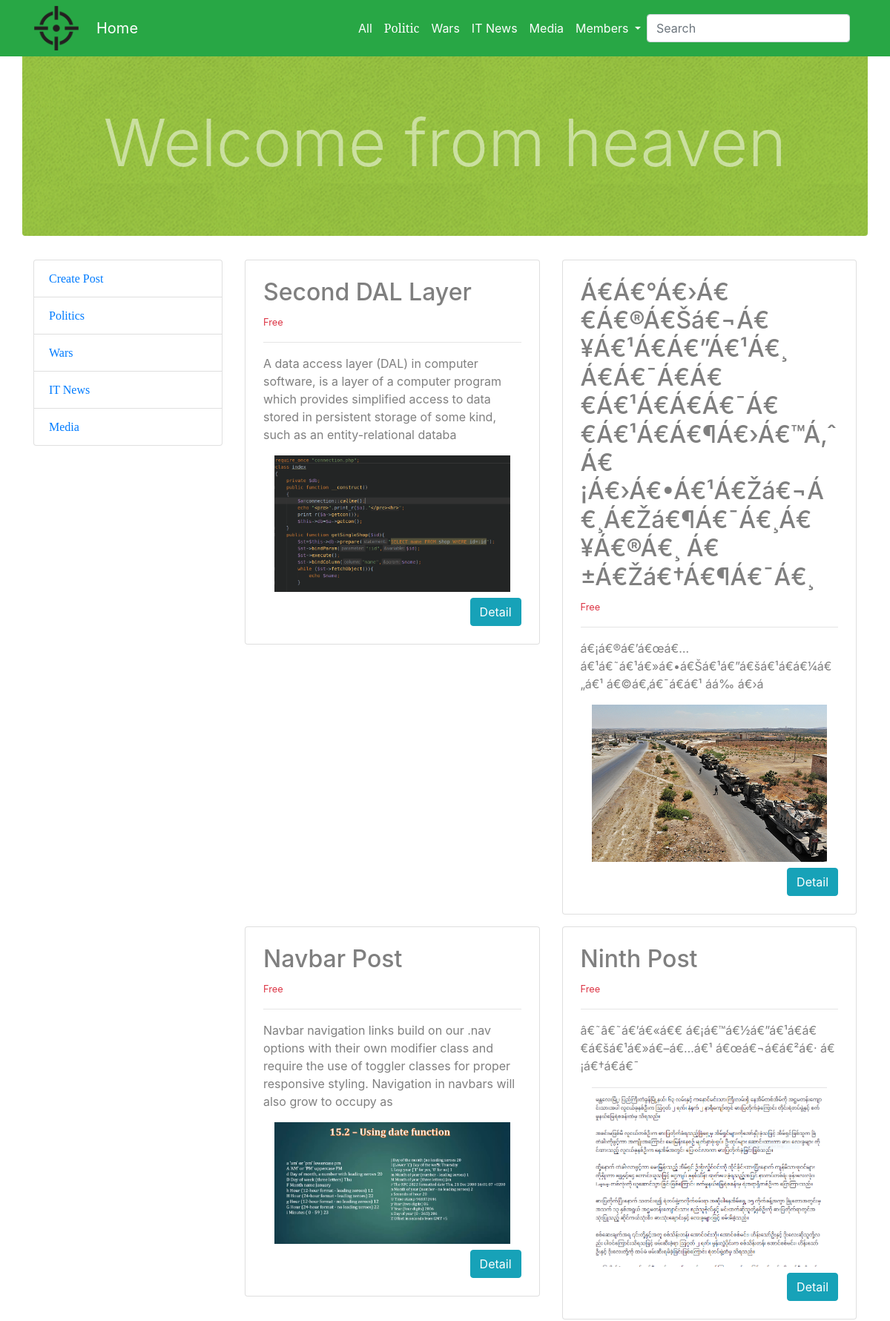
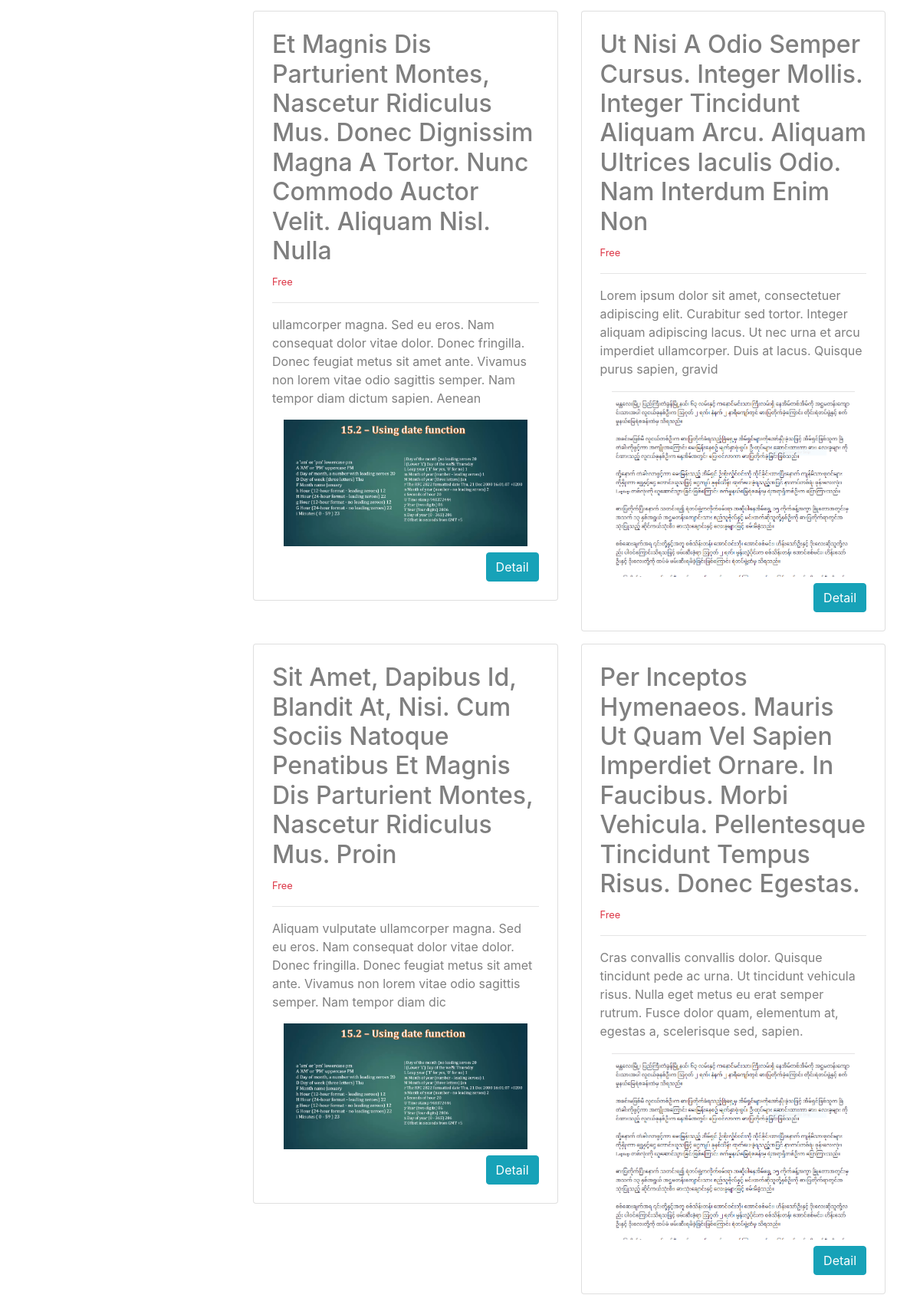
The page / (upper part) on the database its author committed (2 pictures, top to bottom).
### tables this page shows
CREATE TABLE `post` (
  `id` int(11) NOT NULL,
  `title` varchar(225) NOT NULL,
  `type` int(5) NOT NULL,
  `subject` int(5) NOT NULL,
  `writer` varchar(225) NOT NULL,
  `content` text NOT NULL,
  `imglink` varchar(225) NOT NULL,
  `created_at` varchar(225) NOT NULL
);

### sysgem/postgen.php (called while the page is built, shortened)
<?php
function showPost($type,$start){
    $d=dbConnect();
    if($type==1)
        $qry="SELECT * FROM post WHERE type='$type' LIMIT $start,10";
    else
        $qry="SELECT * FROM post LIMIT $start,10";
    return $qty=mysqli_query($d,$qry);
}

### index.php (the view, shortened to what this page needs)
<?php
include_once ("views/top.php");
include_once ("views/nav.php");
include_once ("views/header.php");
include_once ("sysgem/postgen.php");
if(isset($_GET['start'])){
   $start=$_GET['start'];
}
else
    $start=0;
?>
<div class="container">
    <div class="row">
        <?php include_once ("views/sidebar.php");?>
        <section class="col-md-9 text-black-50">
            <div class="row">
                <?php
                if(checkSession('username')){
                $qty=showPost('2',$start);
                }
                else{
                    $qty=showPost('1',$start);
                }
                foreach ($qty as $q) {
                    $pid = $q['id'];
                    echo "
                <div class='col-md-6'>
                    <div class='card p-4 mb-3'>
                        <div class='card-block'>
                            <h2 class='text-capitalize'>" . $q['title'] . "</h2>
                            ";
                    if($q['type']==1){
                        echo "<span class='small text-danger'>Free</span>";
                    }
                    else
                        echo "<span class='small text-info'>Paid</span>";
                    echo "
                            <hr>
                            <p>" . substr($q['content'], 0, 200) . "</p>
                            <img src='asset/upload/" . $q['imglink'] . "' alt='no imgae' class='container-fluid pb-2'>
                            <a class='btn btn-info float-right text-white' href='postdetail.php?pid=$pid'>Detail</a>
                        </div>
                    </div>
                </div>
                ";
                }
                ?>
            </div>
        </section>
    </div>
</div>
<?php
include_once ("views/bottom.php");
?>

### rows shown on the page
post: title "Second DAL Layer", type "Free", content "A data access layer (DAL) in computer software, is a layer of a computer program which provides simplified access to data stored in persistent storage of some kind, such as an entity-relational databa", imglink (picture)
post: title "Á€á€°á€›á€€á€®á€šá€¬á€¥á€¹á€á€”á€¹á€¸ Á€á€¯á€­á€€á€¹á€á€­á€¯á€€á€¹á€á€¶á€›á€™á‚ˆ Á€¡á€›á€•á€¹á€žá€¬á€¸á€žá€¶á€¯á€¸á€¥á€®á€¸ Á€±á€žá€†á€¶á€¯á€¸", type "Free", content "á€¡á€®á€’á€œá€…á€¹á€˜á€¹á€»á€•á€Šá€¹á€”á€šá€¹á€á€¼á€„á€¹ á€©á€‚á€¯á€á€¹ áá‰ á€›á", imglink (picture)
post: title "Navbar Post", type "Free", content "Navbar navigation links build on our .nav options with their own modifier class and require the use of toggler classes for proper responsive styling. Navigation in navbars will also grow to occupy as", imglink (picture)
post: title "Ninth Post", type "Free", content "â€˜â€˜á€’á€«á€€ á€¡á€™á€½á€”á€¹á€á€€á€šá€¹á€»á€–á€…á€¹ á€œá€¬á€á€²á€· á€¡á€†á€­á€¯", imglink (picture)
post: title "Et Magnis Dis Parturient Montes, Nascetur Ridiculus Mus. Donec Dignissim Magna A Tortor. Nunc Commodo Auctor Velit. Aliquam Nisl. Nulla", type "Free", content "ullamcorper magna. Sed eu eros. Nam consequat dolor vitae dolor. Donec fringilla. Donec feugiat metus sit amet ante. Vivamus non lorem vitae odio sagittis semper. Nam tempor diam dictum sapien. Aenean", imglink (picture)
post: title "Ut Nisi A Odio Semper Cursus. Integer Mollis. Integer Tincidunt Aliquam Arcu. Aliquam Ultrices Iaculis Odio. Nam Interdum Enim Non", type "Free", content "Lorem ipsum dolor sit amet, consectetuer adipiscing elit. Curabitur sed tortor. Integer aliquam adipiscing lacus. Ut nec urna et arcu imperdiet ullamcorper. Duis at lacus. Quisque purus sapien, gravid", imglink (picture)
post: title "Sit Amet, Dapibus Id, Blandit At, Nisi. Cum Sociis Natoque Penatibus Et Magnis Dis Parturient Montes, Nascetur Ridiculus Mus. Proin", type "Free", content "Aliquam vulputate ullamcorper magna. Sed eu eros. Nam consequat dolor vitae dolor. Donec fringilla. Donec feugiat metus sit amet ante. Vivamus non lorem vitae odio sagittis semper. Nam tempor diam dic", imglink (picture)
post: title "Per Inceptos Hymenaeos. Mauris Ut Quam Vel Sapien Imperdiet Ornare. In Faucibus. Morbi Vehicula. Pellentesque Tincidunt Tempus Risus. Donec Egestas.", type "Free", content "Cras convallis convallis dolor. Quisque tincidunt pede ac urna. Ut tincidunt vehicula risus. Nulla eget metus eu erat semper rutrum. Fusce dolor quam, elementum at, egestas a, scelerisque sed, sapien.", imglink (picture)
